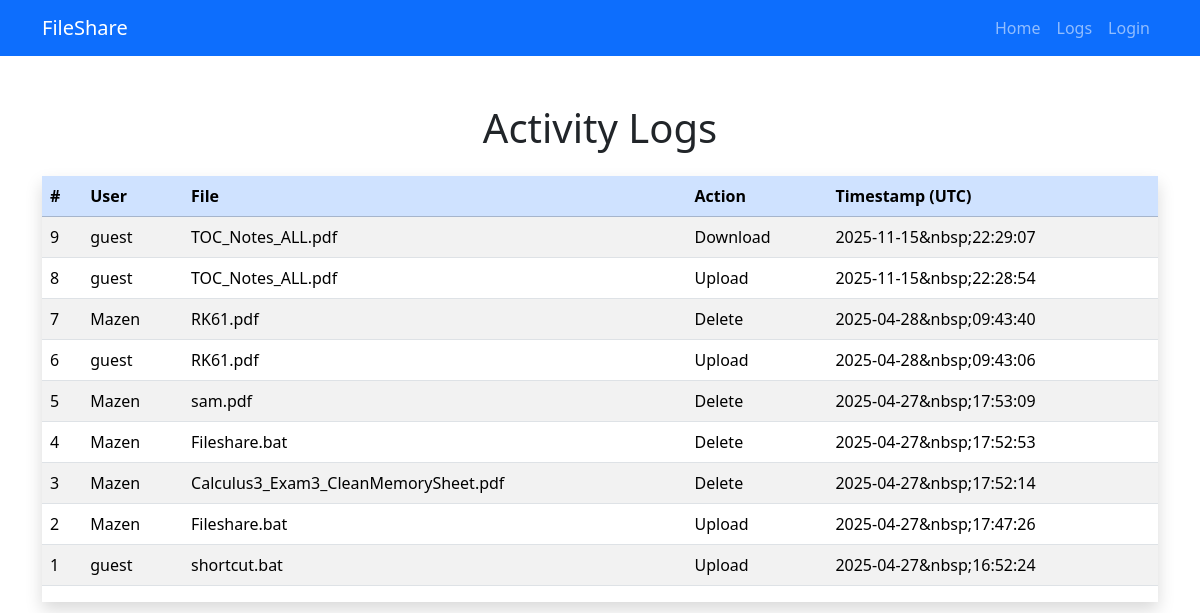
Page /logs on the committed database.
### app.py (models this page shows)
class Log(db.Model):
    _tablename_ = 'logs'
    id         = db.Column(db.Integer, primary_key=True)
    username   = db.Column(db.String(150), nullable=False)
    filename   = db.Column(db.String(255), nullable=False)
    action     = db.Column(db.String(15),  nullable=False)
    created_at = db.Column(db.DateTime,   default=datetime.utcnow)

### app.py (the view)
@app.route('/logs')
def view_logs():
    logs = Log.query.order_by(Log.created_at.desc()).all()   # newest first
    return render_template('logs.html', logs=logs)

### templates/logs.html (shortened to what this page needs)
<!DOCTYPE html>
<html lang="en">
<head>
  <link href="https://cdn.jsdelivr.net/npm/bootstrap@5.3.2/dist/css/bootstrap.min.css" rel="stylesheet">
</head>
<body>
    <nav class="navbar navbar-expand-lg navbar-dark bg-primary">
        <div class="container">
          <a class="navbar-brand" href="#">FileShare</a>
          <div class="collapse navbar-collapse justify-content-end" id="navbarNav">
            <ul class="navbar-nav">
                <li class="nav-item">
                    <a class="nav-link" href="/">Home</a>
                  </li>
                  <li class="nav-item">
                    <a class="nav-link" href="/logs">Logs</a>
                  </li>
              <li class="nav-item">
                <a class="nav-link" href="/login">Login</a>
              </li>
            </ul>
          </div>
        </div>
      </nav>
  <div class="container my-5">
    <h1 class="text-center mb-4">Activity Logs</h1>
    {% if logs %}
      <div class="table-responsive shadow">
        <table class="table table-striped align-middle">
          <thead class="table-primary">
            <tr>
              <th>#</th>
              <th>User</th>
              <th>File</th>
              <th>Action</th>
              <th>Timestamp&nbsp;(UTC)</th>
            </tr>
          </thead>
          <tbody>
            {% for log in logs %}
            <tr>
              <td>{{ log.id }}</td>
              <td>{{ log.username }}</td>
              <td>{{ log.filename }}</td>
              <td class="text-capitalize">{{ log.action }}</td>
              <td>{{ log.created_at.strftime('%Y-%m-%d&nbsp;%H:%M:%S') }}</td>
            </tr>
            {% endfor %}
          </tbody>
        </table>
      </div>
    {% else %}
      <p class="text-muted text-center">No activity logged yet.</p>
    {% endif %}
  </div>
</body>
</html>

### rows in the picture
Log: id "9", username "guest", filename "TOC_Notes_ALL.pdf", action "Download", created_at "2025-11-15&nbsp;22:29:07"
Log: id "8", username "guest", filename "TOC_Notes_ALL.pdf", action "Upload", created_at "2025-11-15&nbsp;22:28:54"
Log: id "7", username "Mazen", filename "RK61.pdf", action "Delete", created_at "2025-04-28&nbsp;09:43:40"
Log: id "6", username "guest", filename "RK61.pdf", action "Upload", created_at "2025-04-28&nbsp;09:43:06"
Log: id "5", username "Mazen", filename "sam.pdf", action "Delete", created_at "2025-04-27&nbsp;17:53:09"
Log: id "4", username "Mazen", filename "Fileshare.bat", action "Delete", created_at "2025-04-27&nbsp;17:52:53"
Log: id "3", username "Mazen", filename "Calculus3_Exam3_CleanMemorySheet.pdf", action "Delete", created_at "2025-04-27&nbsp;17:52:14"
Log: id "2", username "Mazen", filename "Fileshare.bat", action "Upload", created_at "2025-04-27&nbsp;17:47:26"
Log: id "1", username "guest", filename "shortcut.bat", action "Upload", created_at "2025-04-27&nbsp;16:52:24"
